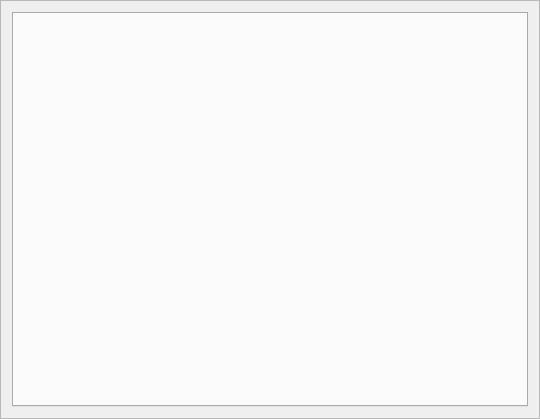
<?xml version="1.0" encoding="UTF-8"?>
<ui version="4.0">
 <class>sqlite_viewer_manage_colums_type</class>
 <widget class="QFrame" name="sqlite_viewer_manage_colums_type">
  <property name="geometry">
   <rect>
    <x>0</x>
    <y>0</y>
    <width>540</width>
    <height>419</height>
   </rect>
  </property>
  <property name="minimumSize">
   <size>
    <width>410</width>
    <height>0</height>
   </size>
  </property>
  <property name="maximumSize">
   <size>
    <width>540</width>
    <height>16777215</height>
   </size>
  </property>
  <property name="windowTitle">
   <string>Frame</string>
  </property>
  <property name="frameShape">
   <enum>QFrame::StyledPanel</enum>
  </property>
  <property name="frameShadow">
   <enum>QFrame::Plain</enum>
  </property>
  <property name="lineWidth">
   <number>0</number>
  </property>
  <layout class="QVBoxLayout" name="verticalLayout">
   <item>
    <widget class="QTabWidget" name="tabWidget">
     <property name="minimumSize">
      <size>
       <width>0</width>
       <height>0</height>
      </size>
     </property>
     <property name="font">
      <font>
       <pointsize>12</pointsize>
      </font>
     </property>
     <property name="currentIndex">
      <number>-1</number>
     </property>
    </widget>
   </item>
  </layout>
 </widget>
 <resources/>
 <connections/>
</ui>
